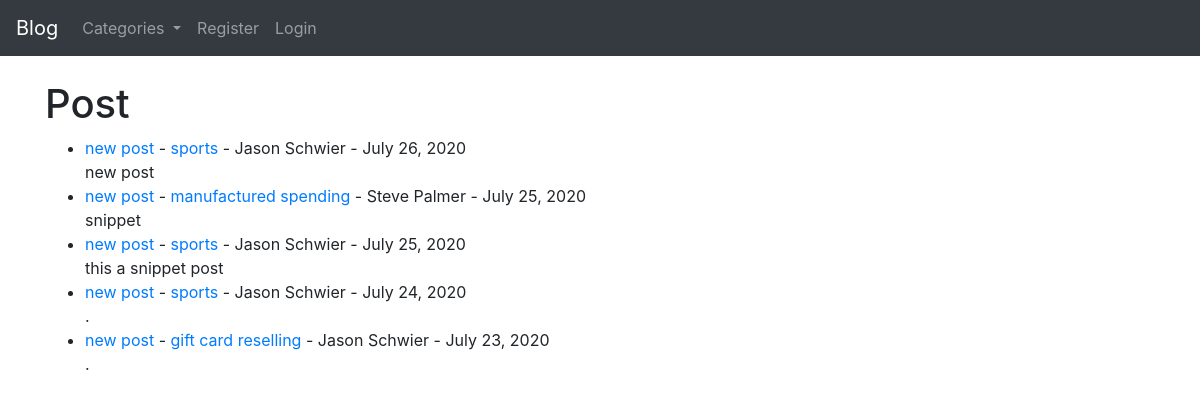
Before: / with the older database file.
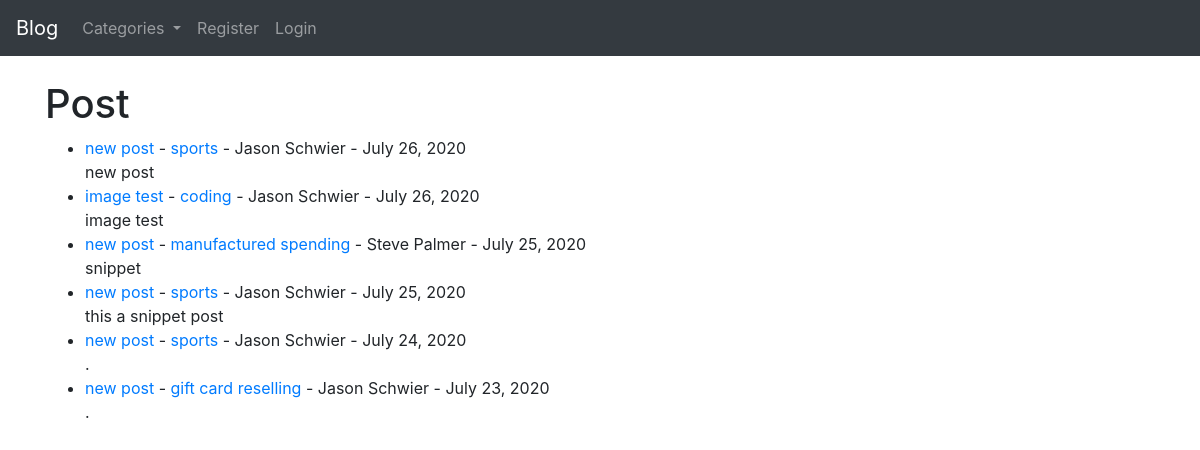
After: the same page with the newer database file.
### theblog/models.py (models this page shows, shortened)
class Post(models.Model):
	title = models.CharField(max_length= 255)
	header_image = models.ImageField(null=True, blank=True, upload_to="images/")
	title_tag = models.CharField(max_length= 255)
	author = models.ForeignKey(User, on_delete=models.CASCADE)
	body = RichTextField(blank=True, null=True)
	post_date = models.DateField(auto_now_add=True)
	SEO = models.CharField(max_length = 255)
	category = models.CharField(max_length=255)
	snippet = models.CharField(max_length=255)
	likes = models.ManyToManyField(User, related_name= 'blog_posts')

### theblog/views.py (the view)
# urls.py: path('', HomeView.as_view(), name="home"),
class HomeView(ListView):
	model = Post
	template_name = 'home.html'
	ordering = ['-post_date']
	def get_context_data(self, *args, **kwargs):
		cat_menu = Category.objects.all()
		context = super(HomeView, self).get_context_data(*args, **kwargs)
		context["cat_menu"] = cat_menu
		return context

### theblog/models.py (called while the page is built)
	def __str__(self):
		return self.name

### theblog/templates/home.html (shortened to what this page needs)
{% extends 'base.html' %}
{% block content %}
<h1> Post </h1>
<ul>
	{% for post in object_list %}
		<li>
			<a href="{% url 'article-detail' post.pk %}">
				{{ post.title }}
			</a>
			- <a href="{% url 'category' post.category|slugify %}">{{ post.category }} </a>
		 	- {{ post.author.first_name }} {{ post.author.last_name }}
		 	- {{ post.post_date }}
		 	<br/>
		 	{{ post.snippet }}
		</li>
	{% endfor %}
</ul>
{% endblock %}

### theblog/templates/base.html (shortened to what this page needs)
<!doctype html>
<html lang="en">
  <head>
    <link rel="stylesheet" href="https://stackpath.bootstrapcdn.com/bootstrap/4.5.0/css/bootstrap.min.css">
  </head>
  <body>
    <nav class="navbar navbar-expand-lg navbar-dark bg-dark">
  <a class="navbar-brand" href="{% url 'home' %}">Blog</a>
  <div class="collapse navbar-collapse" id="navbarSupportedContent">
    <ul class="navbar-nav mr-auto">
      {% if cat_menu %}
       <li class="nav-item dropdown">
        <a class="nav-link dropdown-toggle" href="#" id="navbarDropdown" role="button" data-toggle="dropdown" aria-haspopup="true" aria-expanded="false">
          Categories
        </a>
      </li>
      {% endif %}
      {% if user.is_authenticated %}
        <li class="nav-item">
          <a class="nav-link" href="{% url 'add_post' %}">Add Post</a>
        </li>
          <li class="nav-item">
          <a class="nav-link" href="{% url 'add_category' %}">Add Category</a>
        </li>
         <li class="nav-item">
          <a class="nav-link" href="{% url 'edit_profile' %}">Edit Profile</a>
        </li>
        <li class="nav-item">
          <a class="nav-link" href="{% url 'logout' %}">Logout</a>
        </li>
      {% else %}
        <li class="nav-item">
          <a class="nav-link" href="{% url 'register' %}">Register</a>
        </li>
        <li class="nav-item">
          <a class="nav-link" href="{% url 'login' %}">Login</a>
        </li>
      {% endif %}
    </ul>
  </div>
</nav>
    <div class="container">
      {% block content %}
      {% endblock %}
    </div>
  </body>
</html>

Changed rows visible on the page:
added Post: title "image test", category "coding", author.first_name "Jason", author.last_name "Schwier", post_date "July 26, 2020", snippet "image test"
